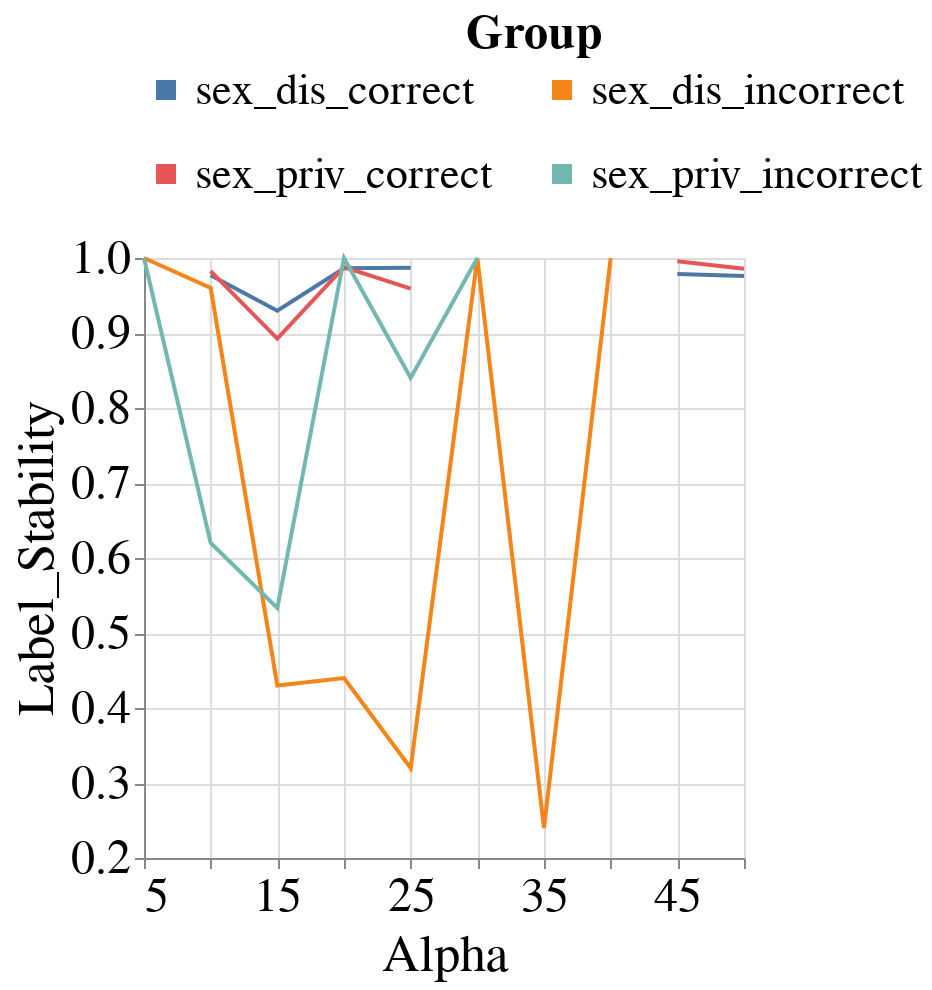

Notebook code for this chart:
### Code cell
visualizer.create_line_bands_per_group_metric_plot(model_name=MODEL_NAMES[0],
                                                   group_metric='Label_Stability',
                                                   group='sex',
                                                   metric_type='subgroup')
